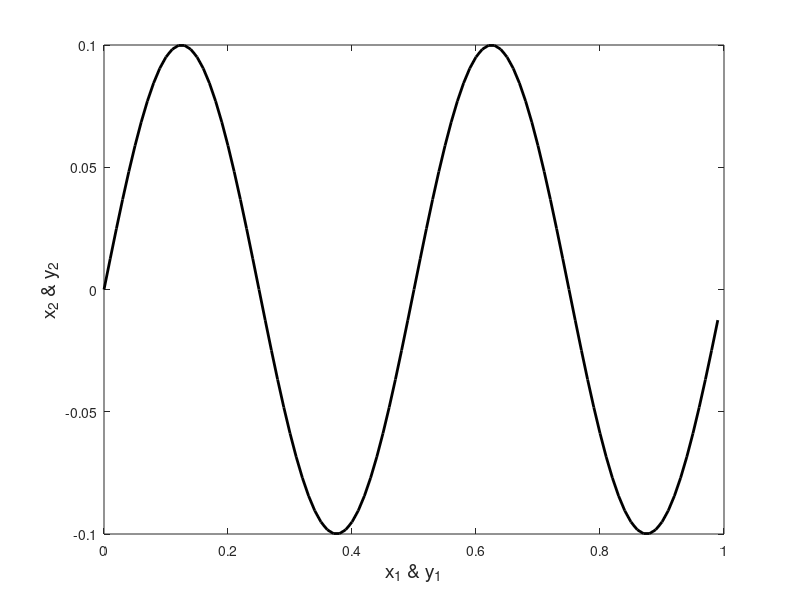

The MATLAB source for this figure: (Note: this script raises an error after producing the figure.)
% Example 9.1 and Figure 9.6
% Example of data rotation
% Create a two variable data set of x2 = sin (x1)
%    then rotate the data set by an angle of 45 deg
%
clear all; close all;
N = 100;                % Data length
x(1,:) = (0:N-1)/N;            % Create a two variable data set: x1 linear
x(2,:) = 0.1 * sin(x(1,:)*4*pi);   % x2 = sin(x1) - two periods
plot(x(1,:),x(2,:),'k','LineWidth',2);       % Plot points
xlabel('x_1 & y_1','FontSize',14); 
ylabel('x_2 & y_2','FontSize',14);
phi = 45*(2*pi/360);            % Rotation angle equals 45 deg
y = rotation(x,phi);            % Rotate
hold on;
plot(y(1,:),y(2,:),'k','LineWidth',2);       % Plot rotated data
plot([0 0],[-.1 1],'k');          % Plot vertical line
plot([-.1 1],[0 0],'k');         % Plot horixontal line
axis([-.1 1 -.1 1]);
axis('square');